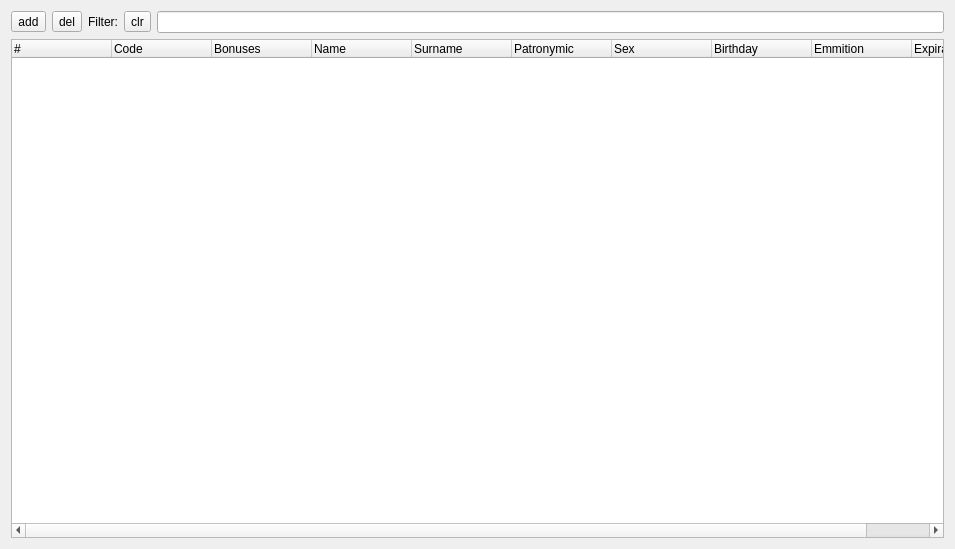
<?xml version="1.0" encoding="UTF-8"?>
<ui version="4.0">
 <class>BonusCardsView</class>
 <widget class="QWidget" name="BonusCardsView">
  <property name="geometry">
   <rect>
    <x>0</x>
    <y>0</y>
    <width>955</width>
    <height>549</height>
   </rect>
  </property>
  <property name="windowTitle">
   <string notr="true"/>
  </property>
  <layout class="QVBoxLayout" name="verticalLayout">
   <item>
    <layout class="QHBoxLayout" name="horizontalLayout">
     <item>
      <widget class="QToolButton" name="butAdd">
       <property name="text">
        <string>add</string>
       </property>
      </widget>
     </item>
     <item>
      <widget class="QToolButton" name="butDel">
       <property name="text">
        <string>del</string>
       </property>
      </widget>
     </item>
     <item>
      <widget class="QLabel" name="label">
       <property name="text">
        <string>Filter:</string>
       </property>
       <property name="alignment">
        <set>Qt::AlignRight|Qt::AlignTrailing|Qt::AlignVCenter</set>
       </property>
      </widget>
     </item>
     <item>
      <widget class="QToolButton" name="butClear">
       <property name="text">
        <string>clr</string>
       </property>
      </widget>
     </item>
     <item>
      <widget class="QLineEdit" name="filter"/>
     </item>
    </layout>
   </item>
   <item>
    <widget class="QTreeWidget" name="view">
     <column>
      <property name="text">
       <string notr="true">#</string>
      </property>
     </column>
     <column>
      <property name="text">
       <string>Code</string>
      </property>
     </column>
     <column>
      <property name="text">
       <string>Bonuses</string>
      </property>
     </column>
     <column>
      <property name="text">
       <string>Name</string>
      </property>
     </column>
     <column>
      <property name="text">
       <string>Surname</string>
      </property>
     </column>
     <column>
      <property name="text">
       <string>Patronymic</string>
      </property>
     </column>
     <column>
      <property name="text">
       <string>Sex</string>
      </property>
     </column>
     <column>
      <property name="text">
       <string>Birthday</string>
      </property>
     </column>
     <column>
      <property name="text">
       <string>Emmition</string>
      </property>
     </column>
     <column>
      <property name="text">
       <string>Expiration</string>
      </property>
     </column>
    </widget>
   </item>
  </layout>
 </widget>
 <resources/>
 <connections>
  <connection>
   <sender>filter</sender>
   <signal>textChanged(QString)</signal>
   <receiver>BonusCardsView</receiver>
   <slot>onChange(QString)</slot>
   <hints>
    <hint type="sourcelabel">
     <x>447</x>
     <y>21</y>
    </hint>
    <hint type="destinationlabel">
     <x>370</x>
     <y>175</y>
    </hint>
   </hints>
  </connection>
  <connection>
   <sender>butClear</sender>
   <signal>clicked()</signal>
   <receiver>filter</receiver>
   <slot>clear()</slot>
   <hints>
    <hint type="sourcelabel">
     <x>144</x>
     <y>21</y>
    </hint>
    <hint type="destinationlabel">
     <x>447</x>
     <y>21</y>
    </hint>
   </hints>
  </connection>
  <connection>
   <sender>butAdd</sender>
   <signal>clicked()</signal>
   <receiver>BonusCardsView</receiver>
   <slot>onAdd()</slot>
   <hints>
    <hint type="sourcelabel">
     <x>27</x>
     <y>21</y>
    </hint>
    <hint type="destinationlabel">
     <x>477</x>
     <y>274</y>
    </hint>
   </hints>
  </connection>
  <connection>
   <sender>butDel</sender>
   <signal>clicked()</signal>
   <receiver>BonusCardsView</receiver>
   <slot>onDel()</slot>
   <hints>
    <hint type="sourcelabel">
     <x>68</x>
     <y>21</y>
    </hint>
    <hint type="destinationlabel">
     <x>477</x>
     <y>274</y>
    </hint>
   </hints>
  </connection>
  <connection>
   <sender>view</sender>
   <signal>itemDoubleClicked(QTreeWidgetItem*,int)</signal>
   <receiver>BonusCardsView</receiver>
   <slot>onEdit(QTreeWidgetItem*,int)</slot>
   <hints>
    <hint type="sourcelabel">
     <x>477</x>
     <y>290</y>
    </hint>
    <hint type="destinationlabel">
     <x>477</x>
     <y>274</y>
    </hint>
   </hints>
  </connection>
 </connections>
 <slots>
  <slot>onAdd()</slot>
  <slot>onDel()</slot>
  <slot>onChange(QString)</slot>
  <slot>onEdit(QTreeWidgetItem*,int)</slot>
 </slots>
</ui>
